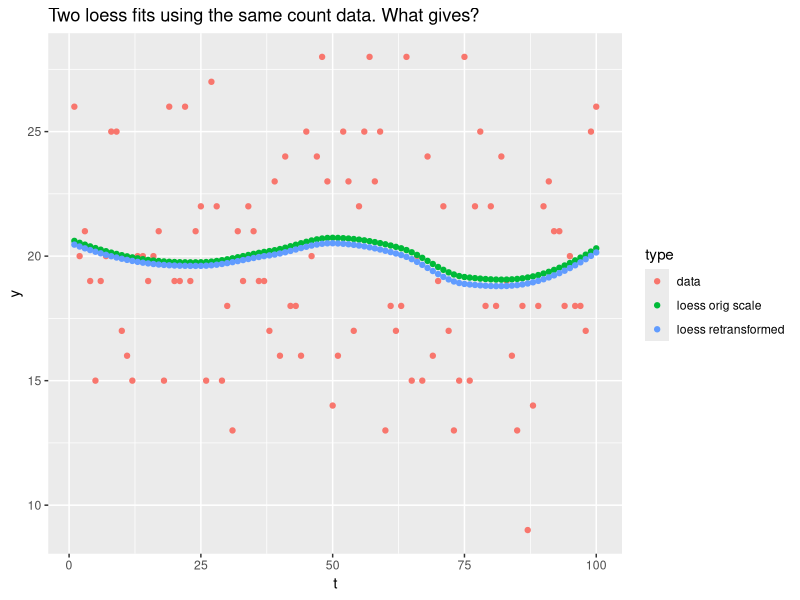

Reproduce this figure in R.
library(ggplot2)


set.seed(543)
#set.seed(414593)
T <- 100
mu <- 20 #.2 # 20 

sim_df <- data.frame(t=1:T, y=rpois(T, mu), type='data')


# Loess on the original scale
mod_orig <- loess(y ~ t, data=sim_df)
sim_df_loess <- sim_df
sim_df_loess$y <- predict(mod_orig)
sim_df_loess$type <- 'loess orig scale'


# Loess on the sqrt scale
mod_tr <- loess(sqrt(y) ~ t, data=sim_df)
sim_df_tr_loess <- sim_df
sim_df_tr_loess$y <- predict(mod_tr) ^ 2
sim_df_tr_loess$type <- 'loess retransformed'


plot_df <- rbind(sim_df, sim_df_loess, sim_df_tr_loess)


p <- ggplot(plot_df, aes(x=t, y=y, color=type)) +
    geom_point() +
    ggtitle('Two loess fits using the same count data. What gives?')
p
